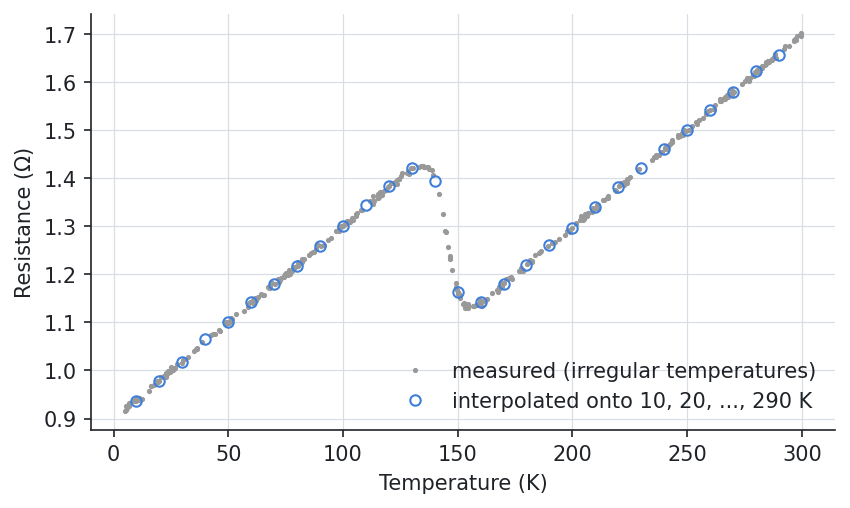

The Python source for this figure:
from _data import cooldown

# --8<-- [start:example]
import numpy as np
import quantalyze as qz

grid = np.arange(10, 300, 10)  # 10, 20, ..., 290 K
regular = qz.interpolate(cooldown, "temperature", onto=grid)

print(regular.head())
# --8<-- [end:example]

import matplotlib.pyplot as plt

fig, ax = plt.subplots()
ax.plot(cooldown.temperature, cooldown.resistance, ".", ms=3, color="0.6", label="measured (irregular temperatures)")
ax.plot(regular.temperature, regular.resistance, "o", ms=5, mfc="none", color="C0", label="interpolated onto 10, 20, ..., 290 K")
ax.set(xlabel="Temperature (K)", ylabel="Resistance (Ω)")
ax.legend(loc="lower right")
